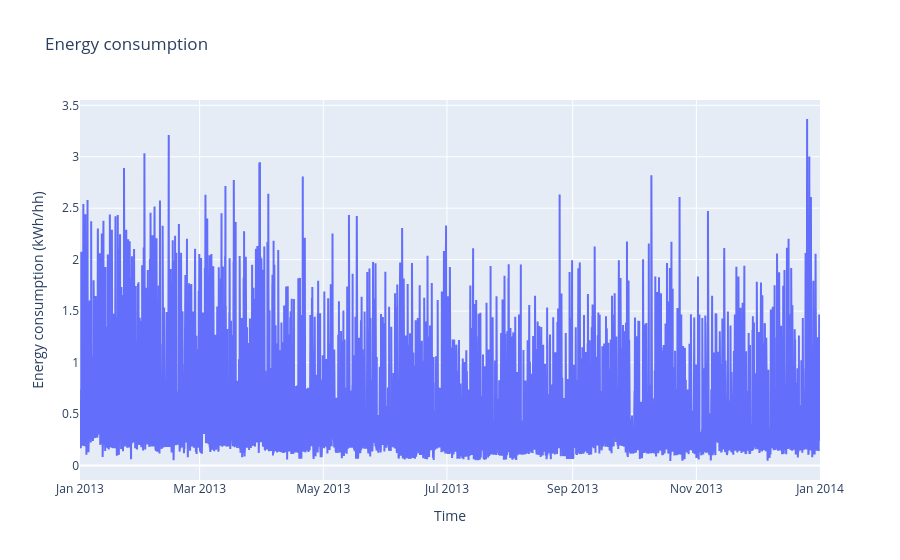

The code cell stored with this chart in its notebook:
### Code cell
train_ids = np.random.choice(ids, 1, replace=False)

train_df = complete_df[complete_df['LCLid'].isin(train_ids)]

fig = go.Figure()

fig.add_trace(go.Scatter(x=train_df['tstp'], y=train_df['energy(kWh/hh)'], mode='lines', name='Energy consumption'))

fig.update_layout(title='Energy consumption', xaxis_title='Time', yaxis_title='Energy consumption (kWh/hh)')
fig.show()

### Figure 1 — Plotly figure (JSON) as saved in the notebook; plotly's stock layout.template omitted (floating-point values rounded to 4 significant figures; data arrays with more than 128 entries replaced by an {"elided": "..."} marker saying what was removed)
{"data": [{"mode": "lines", "name": "Energy consumption", "type": "scatter", "x": {"elided": "17519 str values"}, "y": {"elided": "17519 float values"}}], "layout": {"title": {"text": "Energy consumption"}, "xaxis": {"title": {"text": "Time"}}, "yaxis": {"title": {"text": "Energy consumption (kWh/hh)"}}}}
